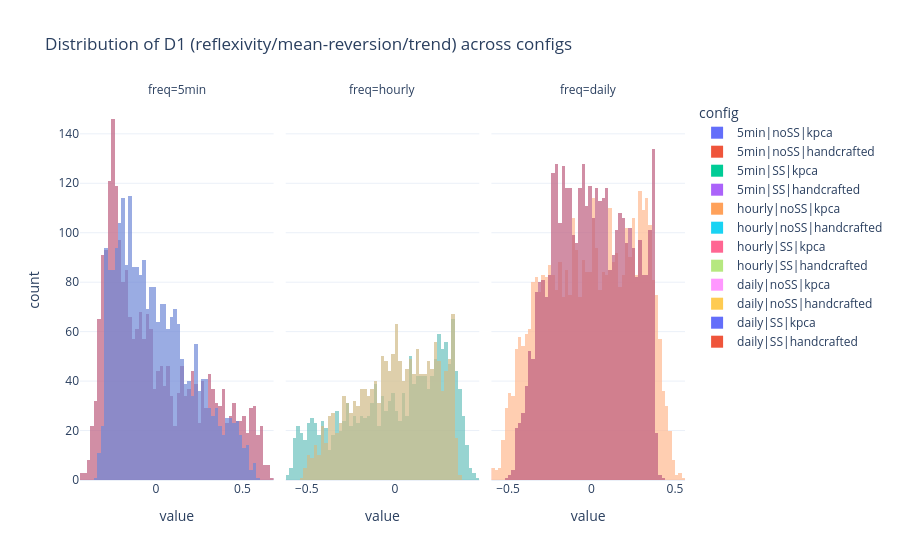
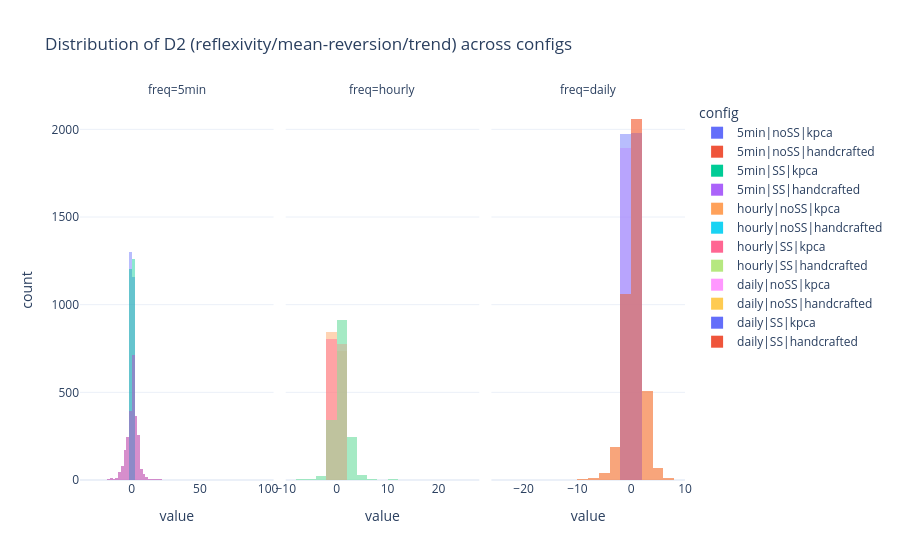
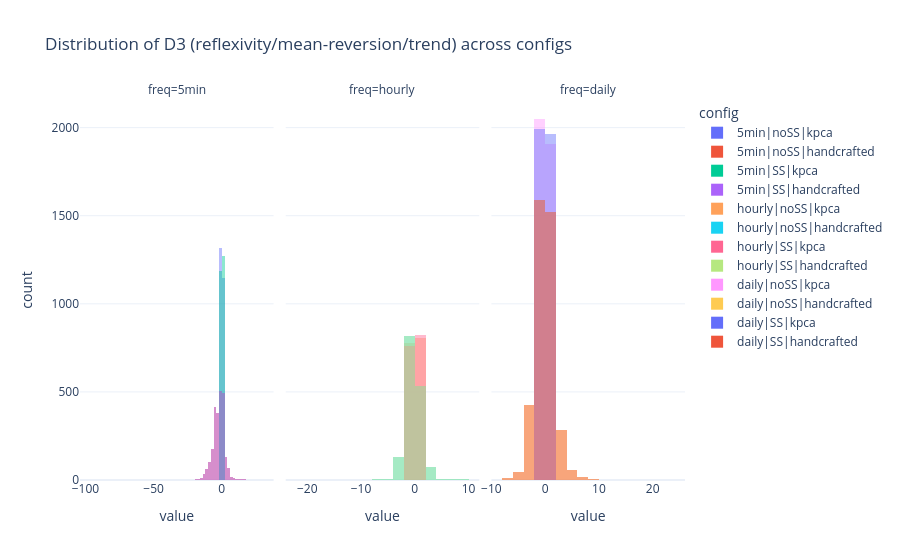

The notebook cell saved with these charts, in order:
### Markdown cell above
#### Histograms (overlay by config, faceted by frequency)

### Code cell
def plot_hist(direction: Literal["D1", "D2", "D3"]) -> None:
    sub = df_scores[df_scores["direction"] == direction].copy()
    if sub.empty:
        print(f"No data for {direction}")
        return

    fig = px.histogram(
        sub,
        x="value",
        color="config",
        facet_col="freq",
        barmode="overlay",
        opacity=0.45,
        nbins=CFG.nbins,
        title=f"Distribution of {direction} (reflexivity/mean-reversion/trend) across configs",
        category_orders={"freq": ["5min", "hourly", "daily"]},
    )
    fig.update_layout(template="plotly_white", legend_title_text="config")
    fig.update_xaxes(matches=None)
    fig.write_html(out_dir() / f"hist_{direction}.html")
    if CFG.show_plots:
        fig.show()


for direction in ("D1", "D2", "D3"):
    plot_hist(direction)

### Figure 1 — Plotly figure (JSON) as saved in the notebook; plotly's stock layout.template omitted (floating-point values rounded to 4 significant figures; data arrays with more than 128 entries replaced by an {"elided": "..."} marker saying what was removed)
{"data": [{"bingroup": "x", "hovertemplate": "config=5min|noSS|kpca<br>freq=5min<br>value=%{x}<br>count=%{y}<extra></extra>", "legendgroup": "5min|noSS|kpca", "marker": {"color": "#636efa", "opacity": 0.45, "pattern": {"shape": ""}}, "name": "5min|noSS|kpca", "nbinsx": 120, "orientation": "v", "showlegend": true, "type": "histogram", "x": {"elided": "2459 float values"}, "xaxis": "x", "yaxis": "y"}, {"bingroup": "x", "hovertemplate": "config=5min|noSS|handcrafted<br>freq=5min<br>value=%{x}<br>count=%{y}<extra></extra>", "legendgroup": "5min|noSS|handcrafted", "marker": {"color": "#EF553B", "opacity": 0.45, "pattern": {"shape": ""}}, "name": "5min|noSS|handcrafted", "nbinsx": 120, "orientation": "v", "showlegend": true, "type": "histogram", "x": {"elided": "2459 float values"}, "xaxis": "x", "yaxis": "y"}, {"bingroup": "x", "hovertemplate": "config=5min|SS|kpca<br>freq=5min<br>value=%{x}<br>count=%{y}<extra></extra>", "legendgroup": "5min|SS|kpca", "marker": {"color": "#00cc96", "opacity": 0.45, "pattern": {"shape": ""}}, "name": "5min|SS|kpca", "nbinsx": 120, "orientation": "v", "showlegend": true, "type": "histogram", "x": {"elided": "2459 float values"}, "xaxis": "x", "yaxis": "y"}, {"bingroup": "x", "hovertemplate": "config=5min|SS|handcrafted<br>freq=5min<br>value=%{x}<br>count=%{y}<extra></extra>", "legendgroup": "5min|SS|handcrafted", "marker": {"color": "#ab63fa", "opacity": 0.45, "pattern": {"shape": ""}}, "name": "5min|SS|handcrafted", "nbinsx": 120, "orientation": "v", "showlegend": true, "type": "histogram", "x": {"elided": "2459 float values"}, "xaxis": "x", "yaxis": "y"}, {"bingroup": "x", "hovertemplate": "config=hourly|noSS|kpca<br>freq=hourly<br>value=%{x}<br>count=%{y}<extra></extra>", "legendgroup": "hourly|noSS|kpca", "marker": {"color": "#FFA15A", "opacity": 0.45, "pattern": {"shape": ""}}, "name": "hourly|noSS|kpca", "nbinsx": 120, "orientation": "v", "showlegend": true, "type": "histogram", "x": {"elided": "1583 float values"}, "xaxis": "x2", "yaxis": "y2"}, {"bingroup": "x", "hovertemplate": "config=hourly|noSS|handcrafted<br>freq=hourly<br>value=%{x}<br>count=%{y}<extra></extra>", "legendgroup": "hourly|noSS|handcrafted", "marker": {"color": "#19d3f3", "opacity": 0.45, "pattern": {"shape": ""}}, "name": "hourly|noSS|handcrafted", "nbinsx": 120, "orientation": "v", "showlegend": true, "type": "histogram", "x": {"elided": "1583 float values"}, "xaxis": "x2", "yaxis": "y2"}, {"bingroup": "x", "hovertemplate": "config=hourly|SS|kpca<br>freq=hourly<br>value=%{x}<br>count=%{y}<extra></extra>", "legendgroup": "hourly|SS|kpca", "marker": {"color": "#FF6692", "opacity": 0.45, "pattern": {"shape": ""}}, "name": "hourly|SS|kpca", "nbinsx": 120, "orientation": "v", "showlegend": true, "type": "histogram", "x": {"elided": "1583 float values"}, "xaxis": "x2", "yaxis": "y2"}, {"bingroup": "x", "hovertemplate": "config=hourly|SS|handcrafted<br>freq=hourly<br>value=%{x}<br>count=%{y}<extra></extra>", "legendgroup": "hourly|SS|handcrafted", "marker": {"color": "#B6E880", "opacity": 0.45, "pattern": {"shape": ""}}, "name": "hourly|SS|handcrafted", "nbinsx": 120, "orientation": "v", "showlegend": true, "type": "histogram", "x": {"elided": "1583 float values"}, "xaxis": "x2", "yaxis": "y2"}, {"bingroup": "x", "hovertemplate": "config=daily|noSS|kpca<br>freq=daily<br>value=%{x}<br>count=%{y}<extra></extra>", "legendgroup": "daily|noSS|kpca", "marker": {"color": "#FF97FF", "opacity": 0.45, "pattern": {"shape": ""}}, "name": "daily|noSS|kpca", "nbinsx": 120, "orientation": "v", "showlegend": true, "type": "histogram", "x": {"elided": "3955 float values"}, "xaxis": "x3", "yaxis": "y3"}, {"bingroup": "x", "hovertemplate": "config=daily|noSS|handcrafted<br>freq=daily<br>value=%{x}<br>count=%{y}<extra></extra>", "legendgroup": "daily|noSS|handcrafted", "marker": {"color": "#FECB52", "opacity": 0.45, "pattern": {"shape": ""}}, "name": "daily|noSS|handcrafted", "nbinsx": 120, "orientation": "v", "showlegend": true, "type": "histogram", "x": {"elided": "3955 float values"}, "xaxis": "x3", "yaxis": "y3"}, {"bingroup": "x", "hovertemplate": "config=daily|SS|kpca<br>freq=daily<br>value=%{x}<br>count=%{y}<extra></extra>", "legendgroup": "daily|SS|kpca", "marker": {"color": "#636efa", "opacity": 0.45, "pattern": {"shape": ""}}, "name": "daily|SS|kpca", "nbinsx": 120, "orientation": "v", "showlegend": true, "type": "histogram", "x": {"elided": "3955 float values"}, "xaxis": "x3", "yaxis": "y3"}, {"bingroup": "x", "hovertemplate": "config=daily|SS|handcrafted<br>freq=daily<br>value=%{x}<br>count=%{y}<extra></extra>", "legendgroup": "daily|SS|handcrafted", "marker": {"color": "#EF553B", "opacity": 0.45, "pattern": {"shape": ""}}, "name": "daily|SS|handcrafted", "nbinsx": 120, "orientation": "v", "showlegend": true, "type": "histogram", "x": {"elided": "3955 float values"}, "xaxis": "x3", "yaxis": "y3"}], "layout": {"annotations": [{"font": {}, "showarrow": false, "text": "freq=5min", "x": 0.16, "xanchor": "center", "xref": "paper", "y": 1, "yanchor": "bottom", "yref": "paper"}, {"font": {}, "showarrow": false, "text": "freq=hourly", "x": 0.5, "xanchor": "center", "xref": "paper", "y": 1, "yanchor": "bottom", "yref": "paper"}, {"font": {}, "showarrow": false, "text": "freq=daily", "x": 0.84, "xanchor": "center", "xref": "paper", "y": 1, "yanchor": "bottom", "yref": "paper"}], "barmode": "overlay", "legend": {"title": {"text": "config"}, "tracegroupgap": 0}, "title": {"text": "Distribution of D1 (reflexivity/mean-reversion/trend) across configs"}, "xaxis": {"anchor": "y", "domain": [0, 0.32], "title": {"text": "value"}}, "xaxis2": {"anchor": "y2", "domain": [0.34, 0.66], "title": {"text": "value"}}, "xaxis3": {"anchor": "y3", "domain": [0.68, 1.0], "title": {"text": "value"}}, "yaxis": {"anchor": "x", "domain": [0, 1], "title": {"text": "count"}}, "yaxis2": {"anchor": "x2", "domain": [0, 1], "matches": "y", "showticklabels": false}, "yaxis3": {"anchor": "x3", "domain": [0, 1], "matches": "y", "showticklabels": false}}}

### Figure 2 — Plotly figure (JSON) as saved in the notebook; plotly's stock layout.template omitted (floating-point values rounded to 4 significant figures; data arrays with more than 128 entries replaced by an {"elided": "..."} marker saying what was removed)
{"data": [{"bingroup": "x", "hovertemplate": "config=5min|noSS|kpca<br>freq=5min<br>value=%{x}<br>count=%{y}<extra></extra>", "legendgroup": "5min|noSS|kpca", "marker": {"color": "#636efa", "opacity": 0.45, "pattern": {"shape": ""}}, "name": "5min|noSS|kpca", "nbinsx": 120, "orientation": "v", "showlegend": true, "type": "histogram", "x": {"elided": "2459 float values"}, "xaxis": "x", "yaxis": "y"}, {"bingroup": "x", "hovertemplate": "config=5min|noSS|handcrafted<br>freq=5min<br>value=%{x}<br>count=%{y}<extra></extra>", "legendgroup": "5min|noSS|handcrafted", "marker": {"color": "#EF553B", "opacity": 0.45, "pattern": {"shape": ""}}, "name": "5min|noSS|handcrafted", "nbinsx": 120, "orientation": "v", "showlegend": true, "type": "histogram", "x": {"elided": "2459 float values"}, "xaxis": "x", "yaxis": "y"}, {"bingroup": "x", "hovertemplate": "config=5min|SS|kpca<br>freq=5min<br>value=%{x}<br>count=%{y}<extra></extra>", "legendgroup": "5min|SS|kpca", "marker": {"color": "#00cc96", "opacity": 0.45, "pattern": {"shape": ""}}, "name": "5min|SS|kpca", "nbinsx": 120, "orientation": "v", "showlegend": true, "type": "histogram", "x": {"elided": "2459 float values"}, "xaxis": "x", "yaxis": "y"}, {"bingroup": "x", "hovertemplate": "config=5min|SS|handcrafted<br>freq=5min<br>value=%{x}<br>count=%{y}<extra></extra>", "legendgroup": "5min|SS|handcrafted", "marker": {"color": "#ab63fa", "opacity": 0.45, "pattern": {"shape": ""}}, "name": "5min|SS|handcrafted", "nbinsx": 120, "orientation": "v", "showlegend": true, "type": "histogram", "x": {"elided": "2459 float values"}, "xaxis": "x", "yaxis": "y"}, {"bingroup": "x", "hovertemplate": "config=hourly|noSS|kpca<br>freq=hourly<br>value=%{x}<br>count=%{y}<extra></extra>", "legendgroup": "hourly|noSS|kpca", "marker": {"color": "#FFA15A", "opacity": 0.45, "pattern": {"shape": ""}}, "name": "hourly|noSS|kpca", "nbinsx": 120, "orientation": "v", "showlegend": true, "type": "histogram", "x": {"elided": "1583 float values"}, "xaxis": "x2", "yaxis": "y2"}, {"bingroup": "x", "hovertemplate": "config=hourly|noSS|handcrafted<br>freq=hourly<br>value=%{x}<br>count=%{y}<extra></extra>", "legendgroup": "hourly|noSS|handcrafted", "marker": {"color": "#19d3f3", "opacity": 0.45, "pattern": {"shape": ""}}, "name": "hourly|noSS|handcrafted", "nbinsx": 120, "orientation": "v", "showlegend": true, "type": "histogram", "x": {"elided": "1583 float values"}, "xaxis": "x2", "yaxis": "y2"}, {"bingroup": "x", "hovertemplate": "config=hourly|SS|kpca<br>freq=hourly<br>value=%{x}<br>count=%{y}<extra></extra>", "legendgroup": "hourly|SS|kpca", "marker": {"color": "#FF6692", "opacity": 0.45, "pattern": {"shape": ""}}, "name": "hourly|SS|kpca", "nbinsx": 120, "orientation": "v", "showlegend": true, "type": "histogram", "x": {"elided": "1583 float values"}, "xaxis": "x2", "yaxis": "y2"}, {"bingroup": "x", "hovertemplate": "config=hourly|SS|handcrafted<br>freq=hourly<br>value=%{x}<br>count=%{y}<extra></extra>", "legendgroup": "hourly|SS|handcrafted", "marker": {"color": "#B6E880", "opacity": 0.45, "pattern": {"shape": ""}}, "name": "hourly|SS|handcrafted", "nbinsx": 120, "orientation": "v", "showlegend": true, "type": "histogram", "x": {"elided": "1583 float values"}, "xaxis": "x2", "yaxis": "y2"}, {"bingroup": "x", "hovertemplate": "config=daily|noSS|kpca<br>freq=daily<br>value=%{x}<br>count=%{y}<extra></extra>", "legendgroup": "daily|noSS|kpca", "marker": {"color": "#FF97FF", "opacity": 0.45, "pattern": {"shape": ""}}, "name": "daily|noSS|kpca", "nbinsx": 120, "orientation": "v", "showlegend": true, "type": "histogram", "x": {"elided": "3955 float values"}, "xaxis": "x3", "yaxis": "y3"}, {"bingroup": "x", "hovertemplate": "config=daily|noSS|handcrafted<br>freq=daily<br>value=%{x}<br>count=%{y}<extra></extra>", "legendgroup": "daily|noSS|handcrafted", "marker": {"color": "#FECB52", "opacity": 0.45, "pattern": {"shape": ""}}, "name": "daily|noSS|handcrafted", "nbinsx": 120, "orientation": "v", "showlegend": true, "type": "histogram", "x": {"elided": "3955 float values"}, "xaxis": "x3", "yaxis": "y3"}, {"bingroup": "x", "hovertemplate": "config=daily|SS|kpca<br>freq=daily<br>value=%{x}<br>count=%{y}<extra></extra>", "legendgroup": "daily|SS|kpca", "marker": {"color": "#636efa", "opacity": 0.45, "pattern": {"shape": ""}}, "name": "daily|SS|kpca", "nbinsx": 120, "orientation": "v", "showlegend": true, "type": "histogram", "x": {"elided": "3955 float values"}, "xaxis": "x3", "yaxis": "y3"}, {"bingroup": "x", "hovertemplate": "config=daily|SS|handcrafted<br>freq=daily<br>value=%{x}<br>count=%{y}<extra></extra>", "legendgroup": "daily|SS|handcrafted", "marker": {"color": "#EF553B", "opacity": 0.45, "pattern": {"shape": ""}}, "name": "daily|SS|handcrafted", "nbinsx": 120, "orientation": "v", "showlegend": true, "type": "histogram", "x": {"elided": "3955 float values"}, "xaxis": "x3", "yaxis": "y3"}], "layout": {"annotations": [{"font": {}, "showarrow": false, "text": "freq=5min", "x": 0.16, "xanchor": "center", "xref": "paper", "y": 1, "yanchor": "bottom", "yref": "paper"}, {"font": {}, "showarrow": false, "text": "freq=hourly", "x": 0.5, "xanchor": "center", "xref": "paper", "y": 1, "yanchor": "bottom", "yref": "paper"}, {"font": {}, "showarrow": false, "text": "freq=daily", "x": 0.84, "xanchor": "center", "xref": "paper", "y": 1, "yanchor": "bottom", "yref": "paper"}], "barmode": "overlay", "legend": {"title": {"text": "config"}, "tracegroupgap": 0}, "title": {"text": "Distribution of D2 (reflexivity/mean-reversion/trend) across configs"}, "xaxis": {"anchor": "y", "domain": [0, 0.32], "title": {"text": "value"}}, "xaxis2": {"anchor": "y2", "domain": [0.34, 0.66], "title": {"text": "value"}}, "xaxis3": {"anchor": "y3", "domain": [0.68, 1.0], "title": {"text": "value"}}, "yaxis": {"anchor": "x", "domain": [0, 1], "title": {"text": "count"}}, "yaxis2": {"anchor": "x2", "domain": [0, 1], "matches": "y", "showticklabels": false}, "yaxis3": {"anchor": "x3", "domain": [0, 1], "matches": "y", "showticklabels": false}}}

### Figure 3 — Plotly figure (JSON) as saved in the notebook; plotly's stock layout.template omitted (floating-point values rounded to 4 significant figures; data arrays with more than 128 entries replaced by an {"elided": "..."} marker saying what was removed)
{"data": [{"bingroup": "x", "hovertemplate": "config=5min|noSS|kpca<br>freq=5min<br>value=%{x}<br>count=%{y}<extra></extra>", "legendgroup": "5min|noSS|kpca", "marker": {"color": "#636efa", "opacity": 0.45, "pattern": {"shape": ""}}, "name": "5min|noSS|kpca", "nbinsx": 120, "orientation": "v", "showlegend": true, "type": "histogram", "x": {"elided": "2459 float values"}, "xaxis": "x", "yaxis": "y"}, {"bingroup": "x", "hovertemplate": "config=5min|noSS|handcrafted<br>freq=5min<br>value=%{x}<br>count=%{y}<extra></extra>", "legendgroup": "5min|noSS|handcrafted", "marker": {"color": "#EF553B", "opacity": 0.45, "pattern": {"shape": ""}}, "name": "5min|noSS|handcrafted", "nbinsx": 120, "orientation": "v", "showlegend": true, "type": "histogram", "x": {"elided": "2459 float values"}, "xaxis": "x", "yaxis": "y"}, {"bingroup": "x", "hovertemplate": "config=5min|SS|kpca<br>freq=5min<br>value=%{x}<br>count=%{y}<extra></extra>", "legendgroup": "5min|SS|kpca", "marker": {"color": "#00cc96", "opacity": 0.45, "pattern": {"shape": ""}}, "name": "5min|SS|kpca", "nbinsx": 120, "orientation": "v", "showlegend": true, "type": "histogram", "x": {"elided": "2459 float values"}, "xaxis": "x", "yaxis": "y"}, {"bingroup": "x", "hovertemplate": "config=5min|SS|handcrafted<br>freq=5min<br>value=%{x}<br>count=%{y}<extra></extra>", "legendgroup": "5min|SS|handcrafted", "marker": {"color": "#ab63fa", "opacity": 0.45, "pattern": {"shape": ""}}, "name": "5min|SS|handcrafted", "nbinsx": 120, "orientation": "v", "showlegend": true, "type": "histogram", "x": {"elided": "2459 float values"}, "xaxis": "x", "yaxis": "y"}, {"bingroup": "x", "hovertemplate": "config=hourly|noSS|kpca<br>freq=hourly<br>value=%{x}<br>count=%{y}<extra></extra>", "legendgroup": "hourly|noSS|kpca", "marker": {"color": "#FFA15A", "opacity": 0.45, "pattern": {"shape": ""}}, "name": "hourly|noSS|kpca", "nbinsx": 120, "orientation": "v", "showlegend": true, "type": "histogram", "x": {"elided": "1583 float values"}, "xaxis": "x2", "yaxis": "y2"}, {"bingroup": "x", "hovertemplate": "config=hourly|noSS|handcrafted<br>freq=hourly<br>value=%{x}<br>count=%{y}<extra></extra>", "legendgroup": "hourly|noSS|handcrafted", "marker": {"color": "#19d3f3", "opacity": 0.45, "pattern": {"shape": ""}}, "name": "hourly|noSS|handcrafted", "nbinsx": 120, "orientation": "v", "showlegend": true, "type": "histogram", "x": {"elided": "1583 float values"}, "xaxis": "x2", "yaxis": "y2"}, {"bingroup": "x", "hovertemplate": "config=hourly|SS|kpca<br>freq=hourly<br>value=%{x}<br>count=%{y}<extra></extra>", "legendgroup": "hourly|SS|kpca", "marker": {"color": "#FF6692", "opacity": 0.45, "pattern": {"shape": ""}}, "name": "hourly|SS|kpca", "nbinsx": 120, "orientation": "v", "showlegend": true, "type": "histogram", "x": {"elided": "1583 float values"}, "xaxis": "x2", "yaxis": "y2"}, {"bingroup": "x", "hovertemplate": "config=hourly|SS|handcrafted<br>freq=hourly<br>value=%{x}<br>count=%{y}<extra></extra>", "legendgroup": "hourly|SS|handcrafted", "marker": {"color": "#B6E880", "opacity": 0.45, "pattern": {"shape": ""}}, "name": "hourly|SS|handcrafted", "nbinsx": 120, "orientation": "v", "showlegend": true, "type": "histogram", "x": {"elided": "1583 float values"}, "xaxis": "x2", "yaxis": "y2"}, {"bingroup": "x", "hovertemplate": "config=daily|noSS|kpca<br>freq=daily<br>value=%{x}<br>count=%{y}<extra></extra>", "legendgroup": "daily|noSS|kpca", "marker": {"color": "#FF97FF", "opacity": 0.45, "pattern": {"shape": ""}}, "name": "daily|noSS|kpca", "nbinsx": 120, "orientation": "v", "showlegend": true, "type": "histogram", "x": {"elided": "3955 float values"}, "xaxis": "x3", "yaxis": "y3"}, {"bingroup": "x", "hovertemplate": "config=daily|noSS|handcrafted<br>freq=daily<br>value=%{x}<br>count=%{y}<extra></extra>", "legendgroup": "daily|noSS|handcrafted", "marker": {"color": "#FECB52", "opacity": 0.45, "pattern": {"shape": ""}}, "name": "daily|noSS|handcrafted", "nbinsx": 120, "orientation": "v", "showlegend": true, "type": "histogram", "x": {"elided": "3955 float values"}, "xaxis": "x3", "yaxis": "y3"}, {"bingroup": "x", "hovertemplate": "config=daily|SS|kpca<br>freq=daily<br>value=%{x}<br>count=%{y}<extra></extra>", "legendgroup": "daily|SS|kpca", "marker": {"color": "#636efa", "opacity": 0.45, "pattern": {"shape": ""}}, "name": "daily|SS|kpca", "nbinsx": 120, "orientation": "v", "showlegend": true, "type": "histogram", "x": {"elided": "3955 float values"}, "xaxis": "x3", "yaxis": "y3"}, {"bingroup": "x", "hovertemplate": "config=daily|SS|handcrafted<br>freq=daily<br>value=%{x}<br>count=%{y}<extra></extra>", "legendgroup": "daily|SS|handcrafted", "marker": {"color": "#EF553B", "opacity": 0.45, "pattern": {"shape": ""}}, "name": "daily|SS|handcrafted", "nbinsx": 120, "orientation": "v", "showlegend": true, "type": "histogram", "x": {"elided": "3955 float values"}, "xaxis": "x3", "yaxis": "y3"}], "layout": {"annotations": [{"font": {}, "showarrow": false, "text": "freq=5min", "x": 0.16, "xanchor": "center", "xref": "paper", "y": 1, "yanchor": "bottom", "yref": "paper"}, {"font": {}, "showarrow": false, "text": "freq=hourly", "x": 0.5, "xanchor": "center", "xref": "paper", "y": 1, "yanchor": "bottom", "yref": "paper"}, {"font": {}, "showarrow": false, "text": "freq=daily", "x": 0.84, "xanchor": "center", "xref": "paper", "y": 1, "yanchor": "bottom", "yref": "paper"}], "barmode": "overlay", "legend": {"title": {"text": "config"}, "tracegroupgap": 0}, "title": {"text": "Distribution of D3 (reflexivity/mean-reversion/trend) across configs"}, "xaxis": {"anchor": "y", "domain": [0, 0.32], "title": {"text": "value"}}, "xaxis2": {"anchor": "y2", "domain": [0.34, 0.66], "title": {"text": "value"}}, "xaxis3": {"anchor": "y3", "domain": [0.68, 1.0], "title": {"text": "value"}}, "yaxis": {"anchor": "x", "domain": [0, 1], "title": {"text": "count"}}, "yaxis2": {"anchor": "x2", "domain": [0, 1], "matches": "y", "showticklabels": false}, "yaxis3": {"anchor": "x3", "domain": [0, 1], "matches": "y", "showticklabels": false}}}
